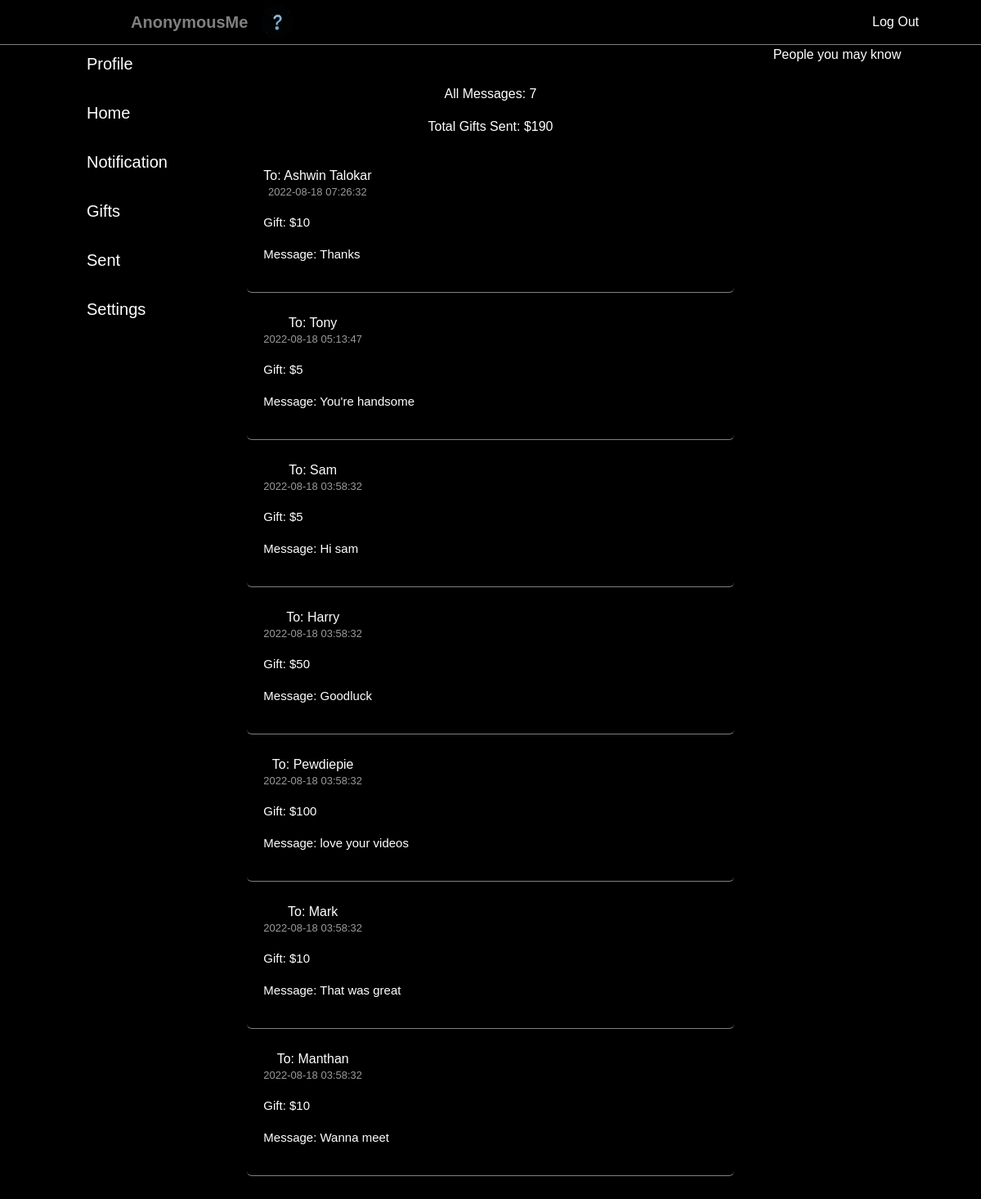
/sent (signed in), run on the app's committed database.
### tables this page shows
CREATE TABLE sent (user_id INTEGER, to_username TEXT, message TEXT, gift INTEGER, datetime DATETIME);

### application.py (the view)
@app.route("/sent")
@login_required
def sent():
    user_id = session["user_id"]
    notification = db.execute("SELECT  to_username, message, gift, datetime FROM sent WHERE user_id = ? ORDER BY datetime DESC", user_id)
    total = 0
    messagetotal = 0
    for cash in notification:
        total += cash['gift']
        messages = cash['message']
        messagetotal += 1
    return render_template("sent.html", sent=notification,  spent=total, message=messagetotal)

### application.py (called while the page is built)
@app.after_request
def after_request(response):
    response.headers["Cache-Control"] = "no-cache, no-store, must-revalidate"
    response.headers["Expires"] = 0
    response.headers["Pragma"] = "no-cache"
    return response

### helpers.py (called while the page is built)
def login_required(f):
    @wraps(f)
    def decorated_function(*args, **kwargs):
        if session.get("user_id") is None:
            return redirect("/login")
        return f(*args, **kwargs)
    return decorated_function

### templates/sent.html (shortened to what this page needs)
{% extends "layout.html" %}
{% block main %}
<div action="/sent" class="timeline">
    <div class="total">
        <p> All Messages: {{ (message) }} </p>
        <p>Total Gifts Sent: ${{ (spent) }}</p>
    </div>
    {% for data in sent %}
    <div class="post-container">
        <div class="user-profile">
            <div>
               <p>To: {{data['to_username']}}</p>
               <span>{{data['datetime']}}</span>
            </div>
        </div>
        <div class="post-text">
            <p>Gift: ${{data['gift']}}</p>
            <p class="post-text">Message: {{data['message']}}</p>
        </div>
    </div>
    {% endfor %}
</div>
{% endblock %}

### static/styles.css (style rules this page uses)
html, body { margin: 0; padding: 0; min-height: 100%; font-family: sans-serif; background: #000000; }
.timeline { width:100%; }
.post-container { width: auto; background: black; border-radius: 6px; padding: 20px; color: #626262; margin: 5px 0; border-bottom: 1px solid grey; }
.user-profile { display: flex; align-items: flex-start; }
.user-profile p { margin-bottom : -5px; font-weight: 500; color: white; }
.user-profile span { font-size: 13px; color: #9a9a9a; }
.post-text { color: #9a9a9a; margin: 15px 0; font-size: 15px; }
.post-text p { color: white; font-size: 15px; text-align: left; }
.total { width: auto; background: black; border-radius: 6px; color: #626262; }
.total p { text-align:center; color: white; }

### templates/layout.html (style rules this page uses)
body { margin: 0; }

### data on the page
sent: to_username "Ashwin Talokar", datetime "2022-08-18 07:26:32", gift "10", message "Thanks"
sent: to_username "Tony", datetime "2022-08-18 05:13:47", gift "5", message "You're handsome"
sent: to_username "Sam", datetime "2022-08-18 03:58:32", gift "5", message "Hi sam"
sent: to_username "Harry", datetime "2022-08-18 03:58:32", gift "50", message "Goodluck"
sent: to_username "Pewdiepie", datetime "2022-08-18 03:58:32", gift "100", message "love your videos"
sent: to_username "Mark", datetime "2022-08-18 03:58:32", gift "10", message "That was great"
sent: to_username "Manthan", datetime "2022-08-18 03:58:32", gift "10", message "Wanna meet"

### other printed values
{{ (message) }} "7"
{{ (spent) }} "190"
